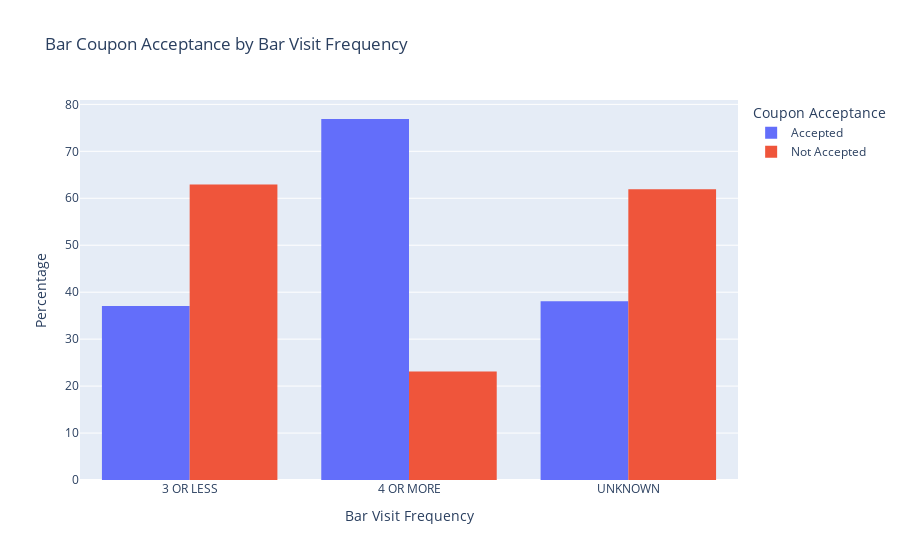

The notebook cell this image was saved under:
### Code cell
# Start off the analysis with the complete clean dataset
input_dataframe = clean_data.copy()

# Create a dataframe for bar coupon data and add labels for bar visits and acceptance
bar_coupon_data = input_dataframe[input_dataframe["coupon"] == "Bar"]
bar_visits_labeled = bar_coupon_data[["Bar","Y"]].copy()
bar_visits_labeled["_bar_visits"] = bar_visits_labeled["Bar"].apply(create_bar_visits_label)
bar_visits_labeled["_accepted"] = bar_visits_labeled["Y"].apply(create_acceptance_label)

# Calculate value count proportions on acceptance grouped by bar visits
bar_visits_labeled_and_grouped_counts_pct = bar_visits_labeled.groupby("_bar_visits")[["_accepted"]].value_counts(normalize=True) * 100
bar_visits_labeled_and_grouped_counts_pct_sorted = bar_visits_labeled_and_grouped_counts_pct.reset_index().sort_values(by=['_bar_visits', '_accepted'], ascending=[True, True])

# Visualize data in a histogram (bar graph)
fig = px.histogram(
    bar_visits_labeled_and_grouped_counts_pct_sorted,
    title = "Bar Coupon Acceptance by Bar Visit Frequency",
    x = '_bar_visits',
    y = 'proportion',
    color = '_accepted',
    barmode ='group',
    labels = {"_bar_visits": "Bar Visit Frequency", "_accepted": "Coupon Acceptance"}
)

fig.update_layout(
    yaxis_title='Percentage'
)

fig.show()
fig.write_image("visualizations/bar_coupon_acceptance_by_bar_visit_frequency.png")

# Print out the dataframe
bar_visits_labeled_and_grouped_counts_pct_sorted

### Figure 1 — Plotly figure (JSON) as saved in the notebook; plotly's stock layout.template omitted (floating-point values rounded to 4 significant figures)
{"data": [{"alignmentgroup": "True", "bingroup": "x", "histfunc": "sum", "hovertemplate": "Coupon Acceptance=Accepted<br>Bar Visit Frequency=%{x}<br>sum of proportion=%{y}<extra></extra>", "legendgroup": "Accepted", "marker": {"color": "#636efa", "pattern": {"shape": ""}}, "name": "Accepted", "offsetgroup": "Accepted", "orientation": "v", "showlegend": true, "type": "histogram", "x": ["3 OR LESS", "4 OR MORE", "UNKNOWN"], "xaxis": "x", "y": [37.06, 76.88, 38.1], "yaxis": "y"}, {"alignmentgroup": "True", "bingroup": "x", "histfunc": "sum", "hovertemplate": "Coupon Acceptance=Not Accepted<br>Bar Visit Frequency=%{x}<br>sum of proportion=%{y}<extra></extra>", "legendgroup": "Not Accepted", "marker": {"color": "#EF553B", "pattern": {"shape": ""}}, "name": "Not Accepted", "offsetgroup": "Not Accepted", "orientation": "v", "showlegend": true, "type": "histogram", "x": ["3 OR LESS", "4 OR MORE", "UNKNOWN"], "xaxis": "x", "y": [62.94, 23.12, 61.9], "yaxis": "y"}], "layout": {"autosize": true, "barmode": "group", "legend": {"title": {"text": "Coupon Acceptance"}, "tracegroupgap": 0}, "title": {"text": "Bar Coupon Acceptance by Bar Visit Frequency"}, "xaxis": {"anchor": "y", "autorange": true, "domain": [0, 1], "range": [-0.5, 2.5], "title": {"text": "Bar Visit Frequency"}, "type": "category"}, "yaxis": {"anchor": "x", "autorange": true, "domain": [0, 1], "range": [0, 80.93], "title": {"text": "Percentage"}, "type": "linear"}}}
